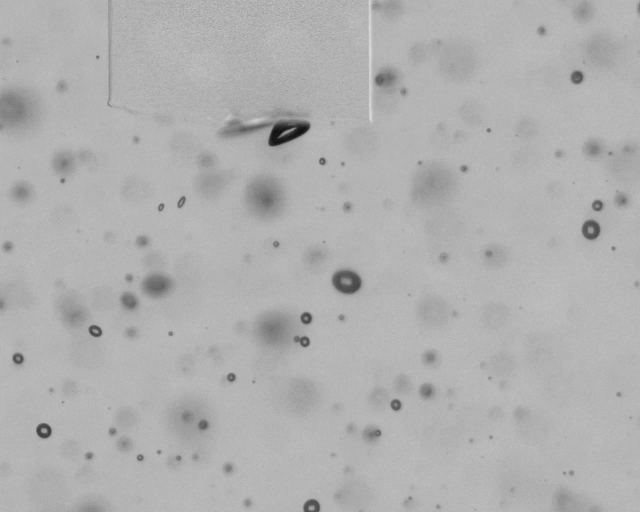
#> input picture data/test_frames/Frame_0201.png, 1280 x 1024 px, given in place of Frame_0051.png, which was not available (shown at 1/2 size)
$ jupyter execute --allow-errors 'AMG_SobelFilter (3).ipynb'   (shell and % lines are left out)   (older library calls are emulated)   (text cells are left out)
#> lines starting #> are read from the running program, lines starting #| are printed output that depends on the picture; pictures that were not available may be replaced by others from this repository, and a replacement may not be noted
[cell 1]
using_colab = True
#> (the rest of this cell did not finish here and is left out)

[cell 2]
import os
# if using Apple MPS, fall back to CPU for unsupported ops
os.environ["PYTORCH_ENABLE_MPS_FALLBACK"] = "1"
import numpy as np
import torch
import matplotlib.pyplot as plt
from PIL import Image

# select the device for computation
#> (the rest of this cell did not finish here and is left out)

[cell 3]
from google.colab import drive
drive.mount('/content/drive')

if using_colab:
    #image= Image.open("/content/drive/MyDrive/Master's Data Processing/Thesis Data/15 Degree/120F/0_2 Percent Trial 1/4_5/3 - Normalized/Frame_0201.png")
    image = Image.open("/content/drive/MyDrive/Master's Data Processing/Thesis Data/15 Degree/180F/0_2 Percent Trial 2/4_5/3 - Normalized/Frame_0051.png")
#> image is the input picture: PIL image 1280x1024 L; min 0, max 222, mean 176.1

else:
    image = Image.open("../data/test_frames/Frame_0009.png")

image = np.array(image.convert("RGB"))
#> image: shape (1024, 1280, 3)

plt.figure(figsize=(10, 10))
plt.imshow(image)
plt.axis('off')
plt.show()

[cell 4]
import os
import subprocess
from sam2.build_sam import build_sam2
from sam2.automatic_mask_generator import SAM2AutomaticMaskGenerator

# --- Choose model ---
model_choice = "small"  # "tiny", "small", "base_plus", "large"

# --- Colab vs local pathing ---
base_ckpt_path = "../checkpoints" if using_colab else "../../sam2/checkpoints"
cfg_dir = "configs/sam2.1"

# --- Model registry ---
sam2_models = {
    "tiny":       ("sam2.1_hiera_tiny.pt",      "sam2.1_hiera_t.yaml"),
    "small":      ("sam2.1_hiera_small.pt",     "sam2.1_hiera_s.yaml"),
    "base_plus":  ("sam2.1_hiera_base_plus.pt", "sam2.1_hiera_b.yaml"),
    "large":      ("sam2.1_hiera_large.pt",     "sam2.1_hiera_l.yaml")
}

sam2_urls = {
    "tiny":      "https://dl.fbaipublicfiles.com/segment_anything_2/092824/sam2.1_hiera_tiny.pt",
    "small":     "https://dl.fbaipublicfiles.com/segment_anything_2/092824/sam2.1_hiera_small.pt",
    "base_plus": "https://dl.fbaipublicfiles.com/segment_anything_2/092824/sam2.1_hiera_base_plus.pt",
    "large":     "https://dl.fbaipublicfiles.com/segment_anything_2/092824/sam2.1_hiera_large.pt"
}

# --- Resolve paths ---
ckpt_file, cfg_file = sam2_models[model_choice]
ckpt_path = os.path.join(base_ckpt_path, ckpt_file)
cfg_path = os.path.join(cfg_dir, cfg_file)

# --- Download checkpoint if missing ---
if not os.path.exists(ckpt_path):
    print(f"[INFO] Checkpoint '{ckpt_file}' not found. Downloading from Meta URL...")
    url = sam2_urls[model_choice]
    # Use wget via subprocess for compatibility
    subprocess.run(["wget", "-P", base_ckpt_path, url], check=True)
#> (this line was passed over: subprocess is not available in this run)
else:
    print(f"[INFO] Checkpoint '{ckpt_file}' found.")

# --- Load model ---
#> (the rest of this cell did not finish here and is left out)

#> (a cell that did not finish here is left out)

[cell 6]
torch.cuda.empty_cache()
#> (this line was passed over: torch is not available in this run)
#> (the rest of this cell did not finish here and is left out)

#> (a cell that did not finish here is left out)

[cell 8]
# Assuming 'image' is a NumPy array (H, W, 3) and 'masks' is a list of SAM mask dicts:
import cv2
#interactive_filtered_masks_single(image, masks3)
#> (the rest of this cell did not finish here and is left out)

[cell 9]
def interactive_sobel_focus_mask(image):
    """
    Create and visualize a focus mask using Sobel edge detection with adjustable sensitivity.

    Parameters:
        image: np.ndarray (RGB image)
    """

    import cv2
    import numpy as np
    import matplotlib.pyplot as plt
    import ipywidgets as widgets
    from IPython.display import display, clear_output

    # Convert to grayscale once
    gray = cv2.cvtColor(image, cv2.COLOR_RGB2GRAY)

    # Sliders
    sobel_ksize_slider = widgets.IntSlider(value=3, min=1, max=9, step=2,
                                           description='Kernel Size', continuous_update=False)

    threshold_slider = widgets.IntSlider(value=100, min=0, max=255, step=1,
                                         description='Magnitude Thresh', continuous_update=False)

    out = widgets.Output()

    def update(change):
        with out:
            clear_output(wait=True)

            ksize = sobel_ksize_slider.value
            mag_thresh = threshold_slider.value

            # Apply Sobel filter
            sobel_x = cv2.Sobel(gray, cv2.CV_64F, 1, 0, ksize=ksize)
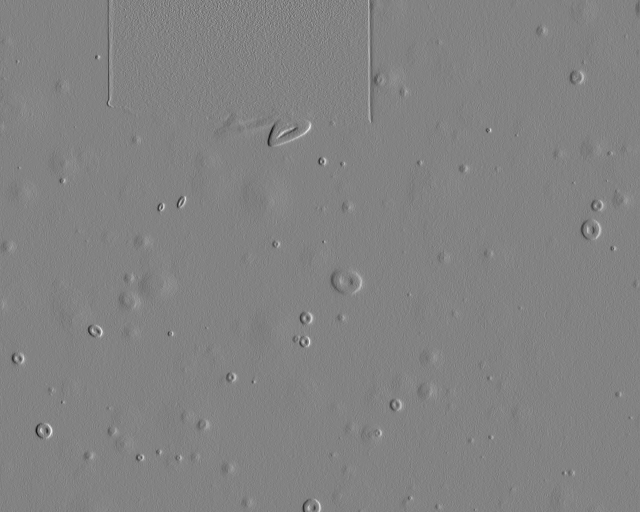
#> sobel_x: shape (1024, 1280) float64 (shown at 1/2 size); min -284, max 270, mean 0; drawn with min black and max white
            sobel_y = cv2.Sobel(gray, cv2.CV_64F, 0, 1, ksize=ksize)
            sobel_mag = np.sqrt(sobel_x**2 + sobel_y**2)
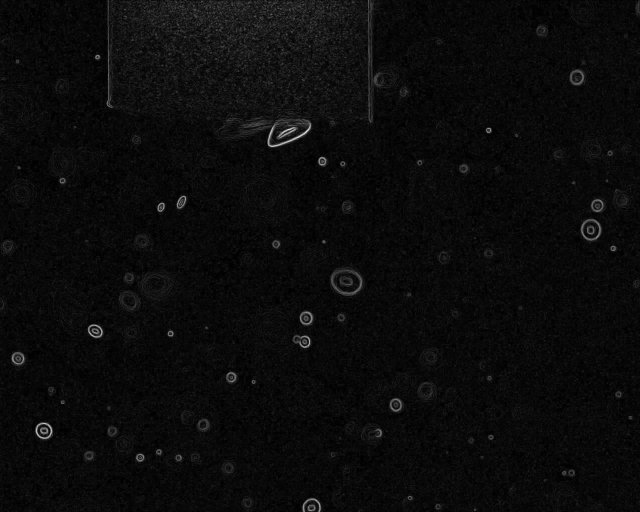
#> sobel_mag: shape (1024, 1280) float64 (shown at 1/2 size); min 0, max 333.4, mean 15; drawn with min black and max white
            sobel_mag = (sobel_mag / sobel_mag.max() * 255).astype(np.uint8)

            # Plot
            plt.figure(figsize=(12, 5))
            plt.subplot(1, 2, 1)
            plt.imshow(image)
            plt.title("Original")
            plt.axis("off")

            plt.subplot(1, 2, 2)
            plt.imshow(sobel_mag, cmap='gray')
            plt.title("Sobel Magnitude")
            plt.axis("off")

            plt.tight_layout()
            plt.show()
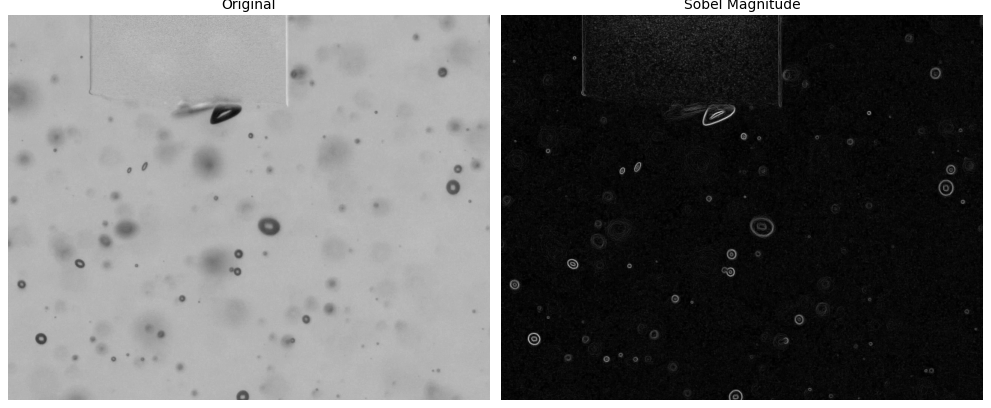
#> figure drawn by matplotlib, 2 panels

    sobel_ksize_slider.observe(update, names='value')
    threshold_slider.observe(update, names='value')

    display(widgets.VBox([sobel_ksize_slider, threshold_slider, out]))
    update(None)
interactive_sobel_focus_mask(image)

$ run again, on data/test_frames/Frame_0001.png
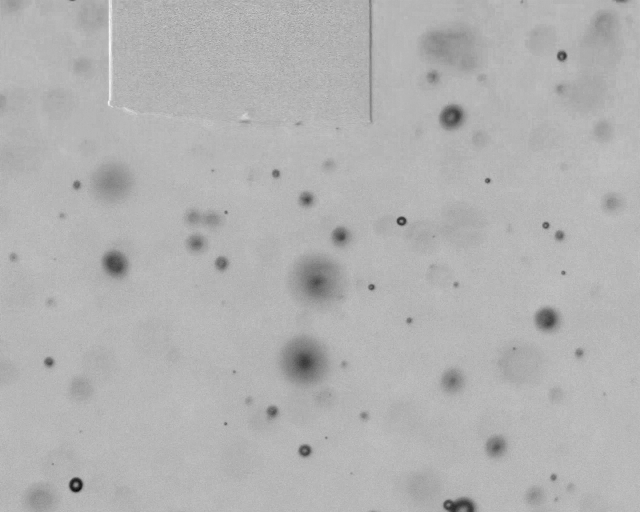
#> input picture data/test_frames/Frame_0001.png, 1280 x 1024 px, given in place of Frame_0051.png, which was not available (shown at 1/2 size)
#> image is the input picture: PIL image 1280x1024 L; min 0, max 255, mean 178.1
#> image: shape (1024, 1280, 3)
#> in update, `sobel_mag = np.sqrt(sobel_x**2 + sobel_y**2)`:
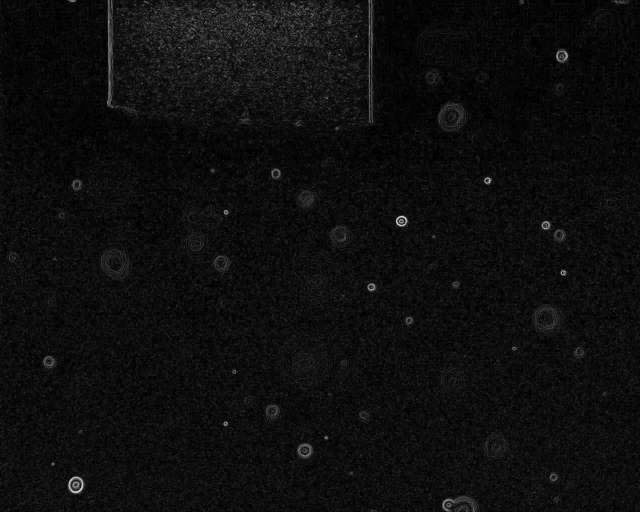
#> sobel_mag: shape (1024, 1280) float64 (shown at 1/2 size); min 0, max 327.4, mean 18.3; drawn with min black and max white
#> in update, `plt.show()`:
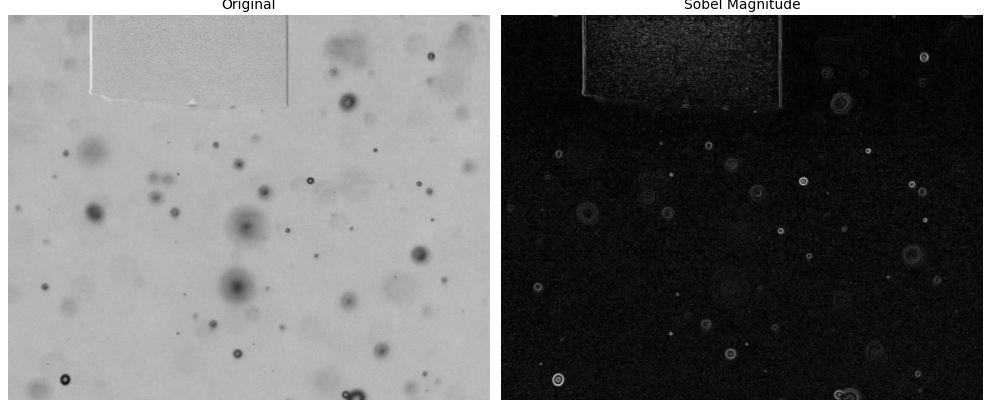
#> figure drawn by matplotlib, 2 panels

$ run again, on data/test_frames/Frame_0017.png
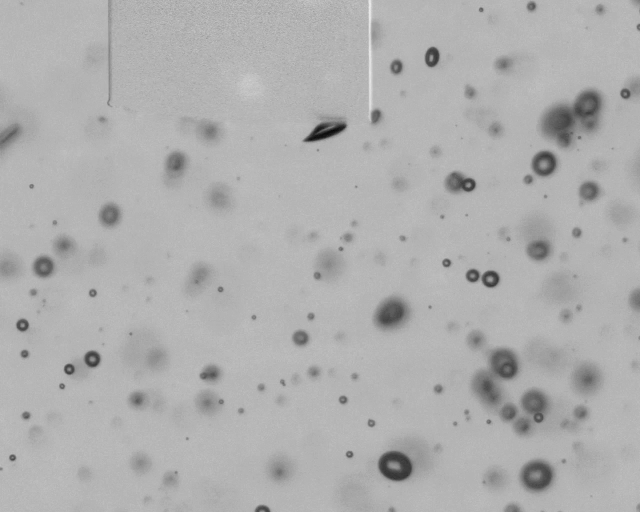
#> input picture data/test_frames/Frame_0017.png, 1280 x 1024 px, given in place of Frame_0051.png, which was not available (shown at 1/2 size)
#> image is the input picture: PIL image 1280x1024 L; min 0, max 243, mean 174.9
#> image: shape (1024, 1280, 3)
#> in update, `sobel_mag = np.sqrt(sobel_x**2 + sobel_y**2)`:
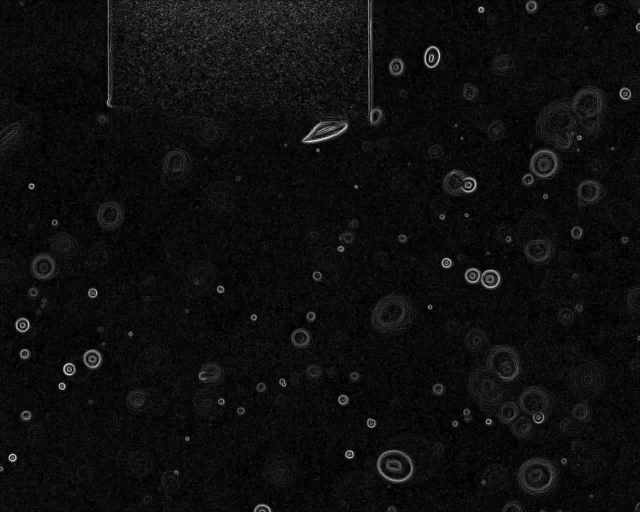
#> sobel_mag: shape (1024, 1280) float64 (shown at 1/2 size); min 0, max 286.9, mean 16.5; drawn with min black and max white
#> in update, `plt.show()`:
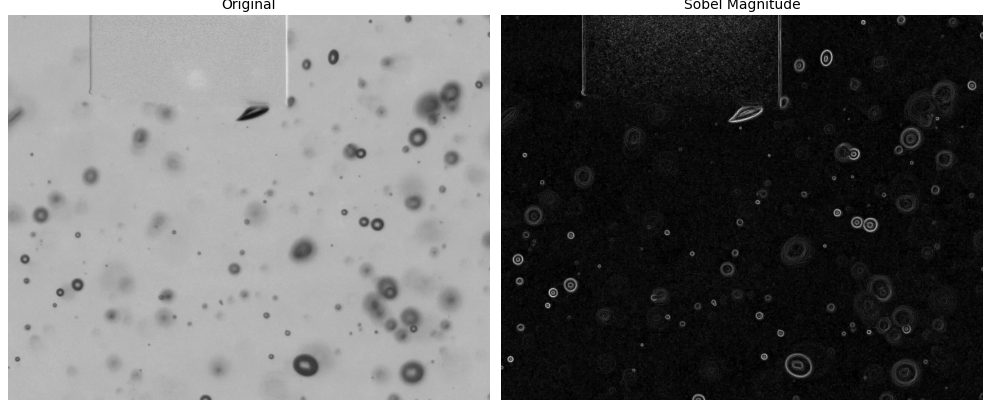
#> figure drawn by matplotlib, 2 panels
